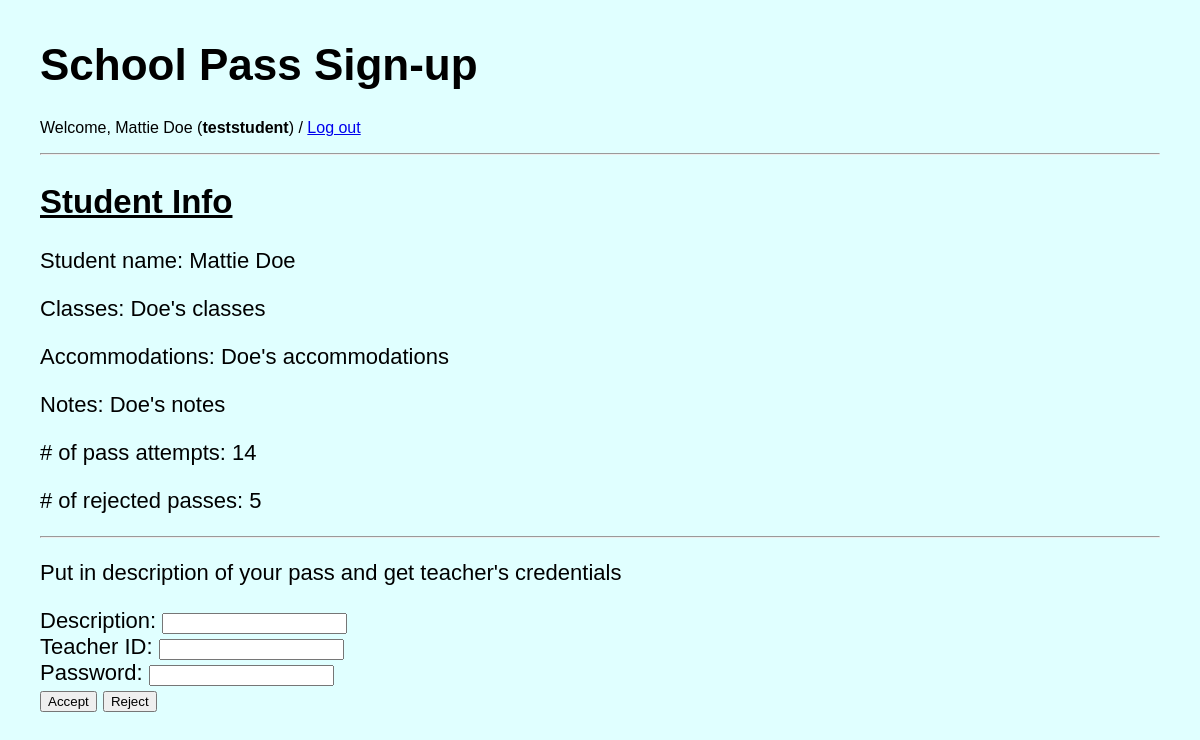
Screenshot of /pagetwo/ (signed in) with the database file from the repository.
### schoolpass/models.py (models this page shows, shortened)
class CustomUser(AbstractUser):
    is_student = models.BooleanField(default=False)
    is_teacher = models.BooleanField(default=False)
    pass_attempts = models.PositiveIntegerField(default=0)
    pass_rejections = models.PositiveIntegerField(default=0)

class Student(models.Model):
    user = models.OneToOneField(CustomUser, on_delete=models.CASCADE, primary_key=True, related_name='student_profile')
    classes_enrolled = models.TextField(max_length=150)
    accommodations = models.TextField(blank=True)
    notes = models.TextField(blank=True)
    number_of_passes = models.PositiveIntegerField(default=0)
    number_of_rejections = models.PositiveIntegerField(default=0)

### schoolpass/views.py (the view)
# urls.py: path('pagetwo/', views.pagetwo, name='pagetwo'),
@login_required
@student_required
def pagetwo(request):
    form = PassForm
    return render(request, 'schoolpass/pagetwo.html', {'form': form})

### schoolpass/templates/schoolpass/pagetwo.html (shortened to what this page needs)
{%  extends 'schoolpass/base.html' %}
{% block content %}
<h1>School Pass Sign-up</h1>{% if user.is_authenticated %}
<p style="font-size:16px;">Welcome, {{ user.first_name }}
    {{ user.last_name }} (<strong>{{ user.username }}</strong>) /
    <a href="{% url 'logout' %}">Log out</a></p>
{% endif %}
<hr>
    <h2><u>Student Info</u></h2>
    <p>Student name: {{ user.first_name }} {{ user.last_name }}</p>
    <p>Classes: {{ request.user.student_profile.classes_enrolled }}</p>
    {% if request.user.student_profile.accommodations %}
    <p>Accommodations: {{ request.user.student_profile.accommodations }}</p>
    {% endif %}
    {% if request.user.student_profile.notes %}
    <p>Notes: {{ request.user.student_profile.notes }}</p>
    {% endif %}
    <p># of pass attempts: {{ request.user.pass_attempts }}</p>
    <p># of rejected passes: {{ request.user.pass_rejections }}</p>
    <hr>
    <p>Put in description of your pass and get teacher's credentials</p>
    <form action="{% url 'process_pass' %}" method="POST">
    Description: {{ form.description }}<br>
    Teacher ID: {{ form.teacher_username }}<br>
    Password: {{ form.teacher_password }}<br>
    <input type="submit" name="Accept" value="Accept">
    <input type="submit" name="Reject" value="Reject">
    </form>
{% endblock %}

### schoolpass/static/schoolpass/my.css (style rules this page uses)
body { font-family: 'Advent Pro', "Lucida Sans Unicode", "Lucida Grande", sans-serif; font-size: 22px; background-color: lightcyan; margin: 40px; }

### rows the page displays
CustomUser: first_name "Mattie", last_name "Doe", username "teststudent", user.student_profile.classes_enrolled "Doe's classes", user.student_profile.accommodations "Doe's accommodations", user.student_profile.notes "Doe's notes", user.pass_attempts "14", user.pass_rejections "5"
